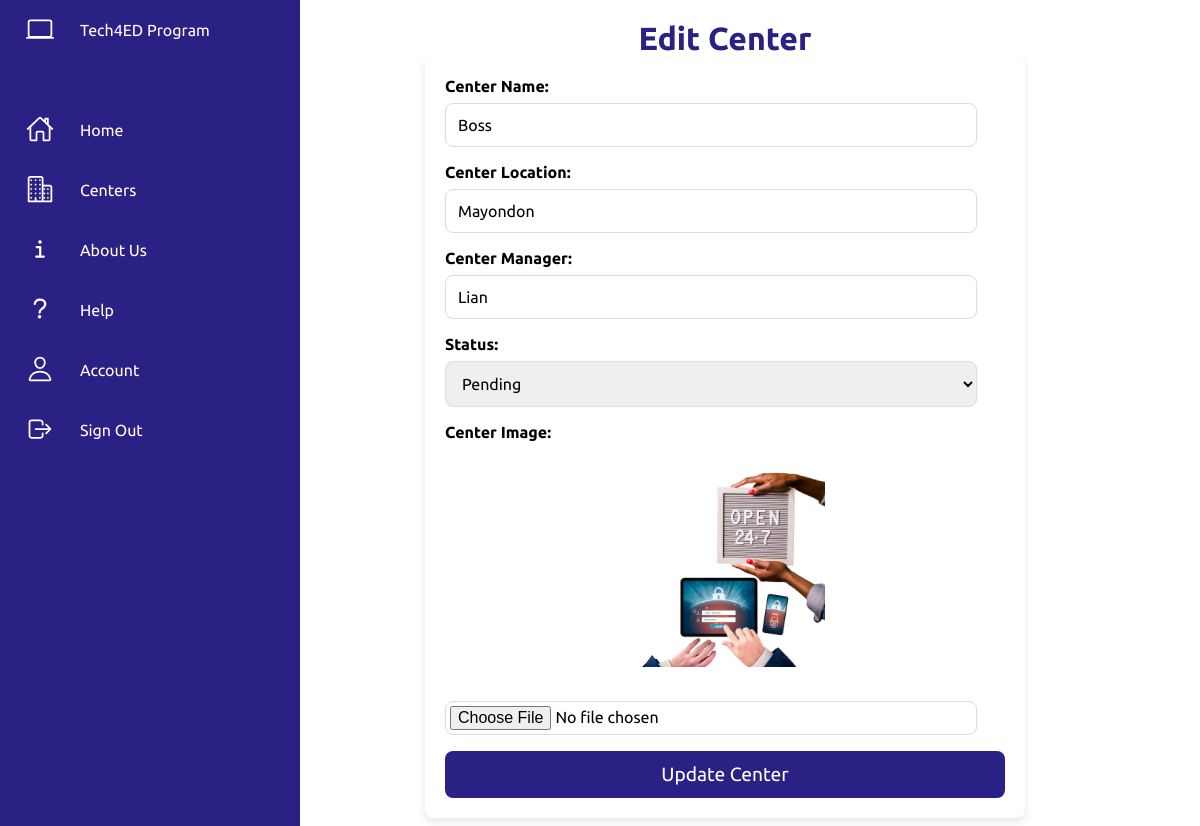
Before: /tech/edit_center.php?id=2 with the older database file.
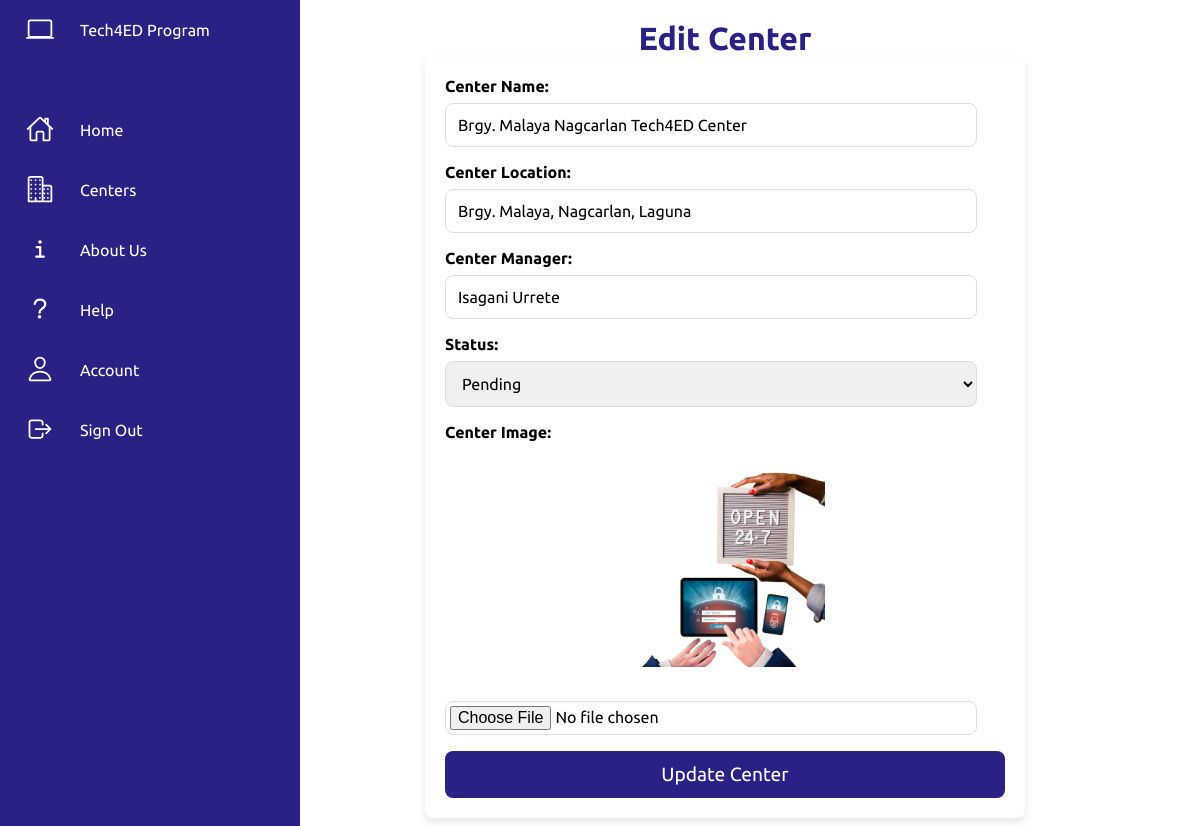
After: the same page with the newer database file.
### tables this page shows
CREATE TABLE `centers` (
  `id` int(11) NOT NULL,
  `name` varchar(255) NOT NULL,
  `location` varchar(255) NOT NULL,
  `manager` varchar(255) NOT NULL,
  `status` enum('active','inactive','relaunch','pending') NOT NULL,
  `image` varchar(255) NOT NULL,
  `created_at` timestamp NOT NULL DEFAULT current_timestamp()
);

### tech/edit_center.php (the view, shortened to what this page needs)
<?php
include('connection.php');
if (isset($_GET['id']) && is_numeric($_GET['id'])) {
    $center_id = $_GET['id'];
    $stmt = $pdo->prepare("SELECT * FROM centers WHERE id = ?");
    $stmt->execute([$center_id]);
    $center = $stmt->fetch();
} else {
    die('Invalid Center ID.');
}
?>
<!DOCTYPE html>
<html lang="en">
<head>
    <link rel="stylesheet" href="styles.css">
</head>
<body>
    <div class="sidenav">
        <?php include('sidenav.php'); ?>
    </div>
    <div class="main-content">
        <h1>Edit Center</h1>
        <form method="POST" enctype="multipart/form-data">
            <label for="name">Center Name:</label>
            <input type="text" name="name" value="<?php echo htmlspecialchars($center['name']); ?>" required><br>
            <label for="location">Center Location:</label>
            <input type="text" name="location" value="<?php echo htmlspecialchars($center['location']); ?>" required><br>
            <label for="manager">Center Manager:</label>
            <input type="text" name="manager" value="<?php echo htmlspecialchars($center['manager']); ?>" required><br>
            <label for="status">Status:</label>
            <select name="status" required>
                <option value="pending" <?php echo $center['status'] == 'pending' ? 'selected' : ''; ?>>Pending</option>
            </select><br>
            <label for="image">Center Image:</label>
            <?php if ($center['image']): ?>
                <br>
                <img src="images/<?php echo htmlspecialchars($center['image']); ?>" alt="Current Image">
                <br>
            <?php endif; ?>
            <input type="file" name="image"><br>
            <button type="submit" name="update_center">Update Center</button>
        </form>
    </div>
</body>
</html>

Changed rows visible on the page:
changed centers "Pending": name "Boss" → "Brgy. Malaya Nagcarlan Tech4ED Center"; location "Mayondon" → "Brgy. Malaya, Nagcarlan, Laguna"; manager "Lian" → "Isagani Urrete"; image: picture removed
